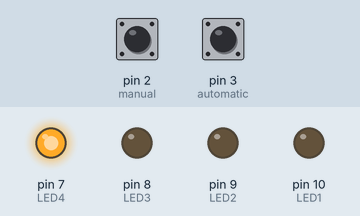
This sketch was run on a simulated Arduino Uno, built with avr-gcc and run on an emulated ATmega328P. On the bench: output pins drawn as LEDs (lit = HIGH). The test bench sets the inputs (shaded band); at power-on: pin 2 (manual) HIGH, pin 3 (automatic) HIGH.

Above: at 1.2 s.
1.3 s: pin 2 (manual) pulled LOW for 0.15 s
At 1.37 s:
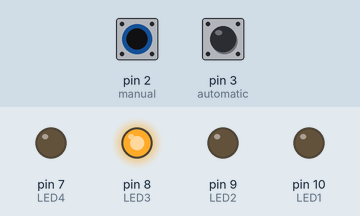
2.9 s: pin 3 (automatic) pulled LOW for 0.15 s
At 2.97 s:
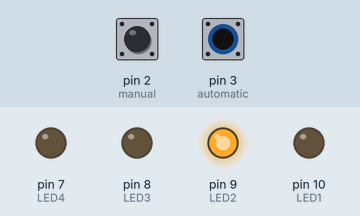
4.5 s: pin 3 (automatic) pulled LOW for 3.2 s
At 8.2 s:
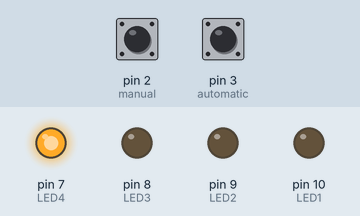
9.2 s: pin 2 (manual) pulled LOW for 3.2 s
At 10.6 s:
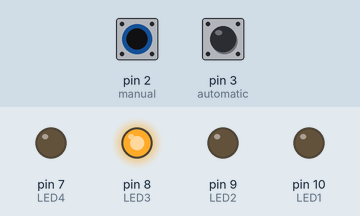
13.9 s: pin 2 (manual) driven LOW and pin 3 (automatic) driven LOW
At 15.3 s:
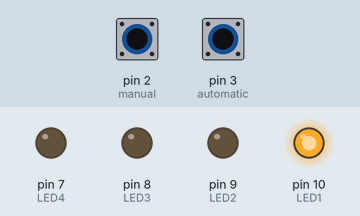
Timing chart, 0 to 16.4 s (numbered marks = the images above; inputs shaded):
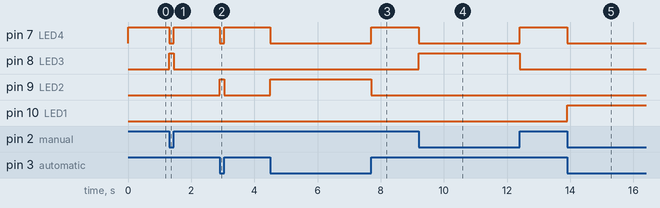

The sketch:

Interrupt_test_3.ino
```cpp
/* Interrupt test 4
 * Interrupt test code for Auto/Man switch
 * uses hardware interrupts on pin 2 (Interrout 0) and pin 3 (Interrupt 1) to set
 * Auto/Man mode. void loop()lights an LED
 * to specify operating mode
 * When using a variable that will get passed pack to the main loop, declare it as VOLATILE
 *
 * CAN THE SWITCH STATEMENT BE ELIMINATED AND JUST USE THE VARIABLE MODE?
 */
const int LED1 = 10;
const int LED2 = 9;
const int LED3 = 8;
const int LED4 = 7;
const int manual=2;
const int automatic=3;
volatile int mode=3; // set to OFF state for power up
volatile int total=0;

// Manual/Auto Mode Interrupt Service Routine (ISR)
void switchPressed1()
{
 // volatile int mode=0;
 // Serial.println("interupt");
 volatile int total=0;
 if (digitalRead(manual)==HIGH) { total+=1; }
 if (digitalRead(automatic)== HIGH) { total+=2; }

 switch (total) {
  case 0:
  mode=0; //fault mode
  break;
  case 1:
  mode=1; //automatic mode
  break;
  case 2:
  mode=2; //manual mode
  break;
  case 3:
  mode=3; //off mode
  break;

}

}

void setup ()
{
  Serial.begin(9600);
  pinMode(manual, INPUT);
  digitalWrite(manual,HIGH);
  pinMode(automatic, INPUT);
  digitalWrite(automatic,HIGH);
  pinMode (LED1, OUTPUT);  // so we can update the LED
  pinMode (LED2, OUTPUT);
  pinMode (LED3, OUTPUT);
  pinMode (LED4, OUTPUT);
  attachInterrupt (0, switchPressed1, CHANGE);  // attach interrupt handler
  attachInterrupt (1, switchPressed1, CHANGE);  // attach interrupt handler
  // Serial.print(total);
  // Serial.println(mode);
  //Serial.println("end of setup");
 }  // end of setup


void loop ()
{
  // Serial.print(total);
 //  Serial.println(mode);

if (mode == 0)
{
  digitalWrite(LED1, HIGH);
  digitalWrite(LED2, LOW);
  digitalWrite(LED3, LOW);
  digitalWrite(LED4, LOW);
}

if (mode == 1)
{
  digitalWrite(LED2, HIGH);
  digitalWrite(LED1, LOW);
  digitalWrite(LED3, LOW);
  digitalWrite(LED4, LOW);
}

if (mode == 2)
{
  digitalWrite(LED3, HIGH);
  digitalWrite(LED1, LOW);
  digitalWrite(LED2, LOW);
  digitalWrite(LED4, LOW);
}

if (mode == 3)
{
  digitalWrite(LED4, HIGH);
  digitalWrite(LED1, LOW);
  digitalWrite(LED3, LOW);
  digitalWrite(LED2, LOW);
}
// delay(2000);
}
```

Measured:
- after the input at 1.3 s, pin 7 (LED4): HIGH → LOW at once, → HIGH 0.15 s later; pin 8 (LED3): LOW → HIGH at once, → LOW 0.15 s later
- after the input at 2.9 s, pin 7 (LED4): HIGH → LOW at once, → HIGH 0.15 s later; pin 9 (LED2): LOW → HIGH at once, → LOW 0.15 s later
- after the input at 4.5 s, pin 7 (LED4): HIGH → LOW at once, → HIGH 3.2 s later; pin 9 (LED2): LOW → HIGH at once, → LOW 3.2 s later
- after the input at 9.2 s, pin 7 (LED4): HIGH → LOW at once, → HIGH 3.2 s later; pin 8 (LED3): LOW → HIGH at once, → LOW 3.2 s later
- after the input at 13.9 s, pin 7 (LED4): HIGH → LOW at once; pin 10 (LED1): LOW → HIGH at once
